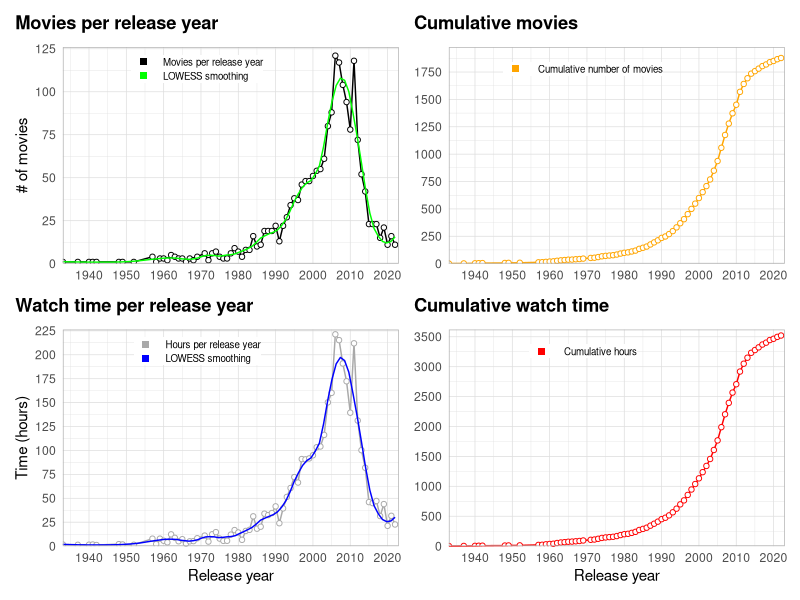
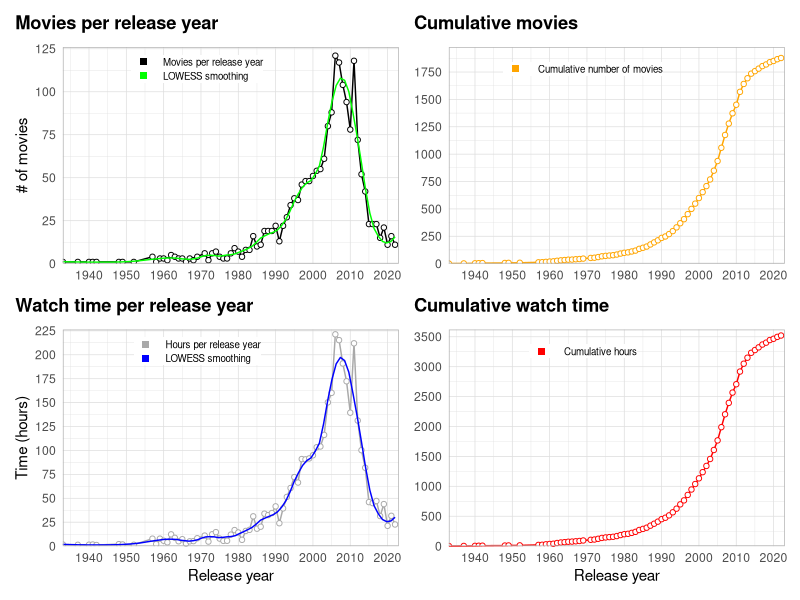
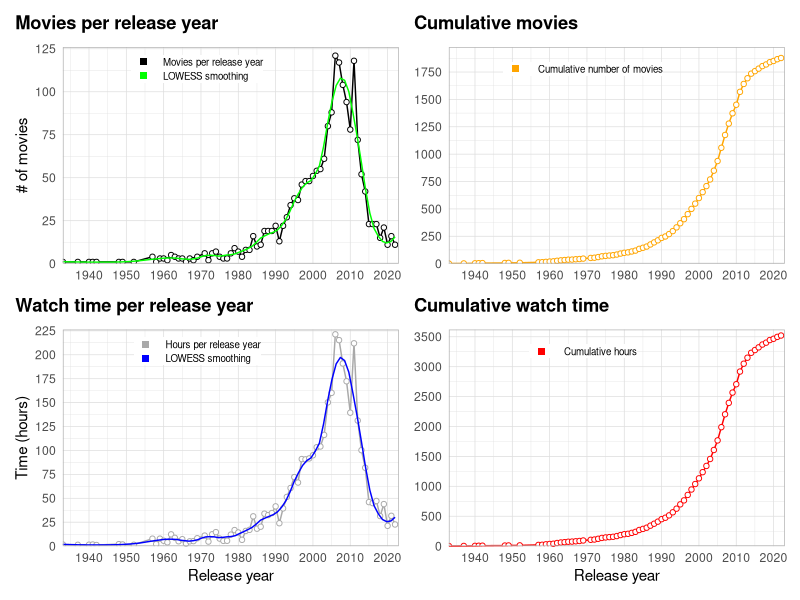

Recreate these plots in R, in order.
library(tidyverse)
library(scales)
library(patchwork)

watchlist <- read.csv("Data/WATCHLIST.csv") %>% 
  select(year = Year, runtime = Runtime..mins., rating = Your.Rating, movie = Title.Type, title = Title, id = Const) %>% 
  drop_na() %>% 
  filter(movie != "short") #%>% 
  #filter(year == 2022)
  
totals <- watchlist %>% 
  group_by(year) %>% 
  summarise_at(vars(runtime),
               list(per_year = sum))

hours <- totals$per_year/60
totals$hours <- hours

cum_movies <- cumsum(totals$hours)
totals$cumruntime <- cum_movies

av_year <- watchlist %>% 
  group_by(year) %>% 
  summarise(mean(runtime))
totals$av_year <- av_year$`mean(runtime)`

movie_number <- aggregate(cbind(count = id) ~ year,
            data = watchlist,
            FUN = function(x){NROW(x)})
totals$number <- movie_number$count

cum_number <- cumsum(totals$number)
totals$cummovies <- cum_number
  

p1 <- ggplot(data = totals, aes(x = year, y = hours)) +
  geom_line(aes(color = "1"), size = 0.5, show.legend = FALSE) +
  geom_point(fill="white", aes(color = "1"), shape = 21, show.legend = TRUE) +
  geom_smooth(se=FALSE, aes(color = "2"), size=0.5, span=0.2, show.legend = FALSE) +
  scale_x_continuous(breaks = seq(1900, 2020, 10), expand=c(0,0)) +
  scale_y_continuous(breaks = seq(0, max(totals$hours+5), 25), limits = c(0, max(totals$hours+5)), expand=c(0,0)) +
  coord_cartesian(xlim = c(min(watchlist$year), max(watchlist$year+1))) +
  scale_color_manual(name=NULL,
                     breaks=c(1, 2),
                     values = c("darkgrey", "blue"),
                     labels=c("Hours per release year", "LOWESS smoothing"), 
                     guide = guide_legend(override.aes = list(shape=15, size = 2))) +
  labs(x = "Release year",
       y = "Time (hours)",
       title = "Watch time per release year") +
  theme_light() +
  theme(axis.ticks = element_blank(),
        plot.title.position = "plot",
        plot.title = element_text(margin = margin(b=10), color = "black", face = "bold"),
        legend.position = c(0.40, 0.9),
        legend.title = element_text(size=0),
        legend.text = element_text(size = 7),
        legend.key.height = unit(10, "pt"),
        legend.margin = margin(0,0,0,0))


p2 <- ggplot(data = totals, aes(x = year, y = cumruntime)) +
  geom_line(aes(color = "1"), size = 0.5, show.legend = FALSE) +
  geom_point(fill="white", aes(color = "1"), shape = 21, show.legend = TRUE) +
  # geom_smooth(se=FALSE, aes(color = "2"), size=0.5, span=0.2, show.legend = FALSE) +
  scale_x_continuous(breaks = seq(1900, 2020, 10), expand=c(0,0)) +
  scale_y_continuous(breaks = seq(0, max(totals$cumruntime +100), 500), limits = c(0, max(totals$cumruntime +100)), expand=c(0,0)) +
  coord_cartesian(xlim = c(min(watchlist$year), max(watchlist$year+1))) +
  scale_color_manual(name=NULL,
                     breaks=c(1, 2),
                     values = c("red", "blue"),
                     labels=c(" Cumulative hours", "LOWESS smoothing"),
                     guide = guide_legend(override.aes = list(shape=15, size = 2))) +
  labs(x = "Release year",
       y = NULL,
       title = "Cumulative watch time") +
  theme_light() +
  theme(axis.ticks = element_blank(),
        plot.title.position = "plot",
        plot.title = element_text(margin = margin(b=10), color = "black", face = "bold"),
        legend.position = c(0.40, 0.9),
        legend.title = element_text(size=0),
        legend.text = element_text(size = 7),
        legend.key.height = unit(10, "pt"),
        legend.margin = margin(0,0,0,0))

p3 <- ggplot(data = totals, aes(x = year, y = number)) +
  geom_line(aes(color = "1"), size = 0.5, show.legend = FALSE) +
  geom_point(fill="white", aes(color = "1"), shape = 21, show.legend = TRUE) +
  geom_smooth(se=FALSE, aes(color = "2"), size=0.5, span=0.2, show.legend = FALSE) +
  scale_x_continuous(breaks = seq(1900, 2020, 10), expand=c(0,0)) +
  scale_y_continuous(breaks = seq(0, max(totals$number+5), 25), limits = c(0, max(totals$number+5)), expand=c(0,0)) +
  coord_cartesian(xlim = c(min(watchlist$year), max(watchlist$year+1))) +
  scale_color_manual(name=NULL,
                     breaks=c(1, 2),
                     values = c("black", "green"),
                     labels=c("Movies per release year", "LOWESS smoothing"),
                     guide = guide_legend(override.aes = list(shape=15, size = 2))) +
  labs(x = NULL,
       y = "# of movies",
       title = "Movies per release year") +
  theme_light() +
  theme(axis.ticks = element_blank(),
        plot.title.position = "plot",
        plot.title = element_text(margin = margin(b=10), color = "black", face = "bold"),
        legend.position = c(0.40, 0.9),
        legend.title = element_text(size=0),
        legend.text = element_text(size = 7),
        legend.key.height = unit(10, "pt"),
        legend.margin = margin(0,0,0,0))

p4 <- ggplot(data = totals, aes(x = year, y = cummovies)) +
  geom_line(aes(color = "1"), size = 0.5, show.legend = FALSE) +
  geom_point(fill="white", aes(color = "1"), shape = 21, show.legend = TRUE) +
  # geom_smooth(se=FALSE, aes(color = "2"), size=0.5, span=0.2, show.legend = FALSE) +
  scale_x_continuous(breaks = seq(1900, 2020, 10), expand=c(0,0)) +
  scale_y_continuous(breaks = seq(0, max(totals$cummovies +100), 250), limits = c(0, max(totals$cummovies +100)), expand=c(0,0)) +
  coord_cartesian(xlim = c(min(watchlist$year), max(watchlist$year+1))) +
  scale_color_manual(name=NULL,
                     breaks=c(1, 2),
                     values = c("orange", "blue"),
                     labels=c(" Cumulative number of movies", "LOWESS smoothing"),
                     guide = guide_legend(override.aes = list(shape=15, size = 2))) +
  labs(x = NULL,
       y = NULL,
       title = "Cumulative movies") +
  theme_light() +
  theme(axis.ticks = element_blank(),
        plot.title.position = "plot",
        plot.title = element_text(margin = margin(b=10), color = "black", face = "bold"),
        legend.position = c(0.40, 0.9),
        legend.title = element_text(size=0),
        legend.text = element_text(size = 7),
        legend.key.height = unit(10, "pt"),
        legend.margin = margin(0,0,0,0))

p3 + p4 + p1 + p2

ggsave("Figures/20230118_movie_stats.pdf", width = 8, height = 5)
ggsave("Figures/20230118_movie_stats.png", width = 8, height = 5)

  
